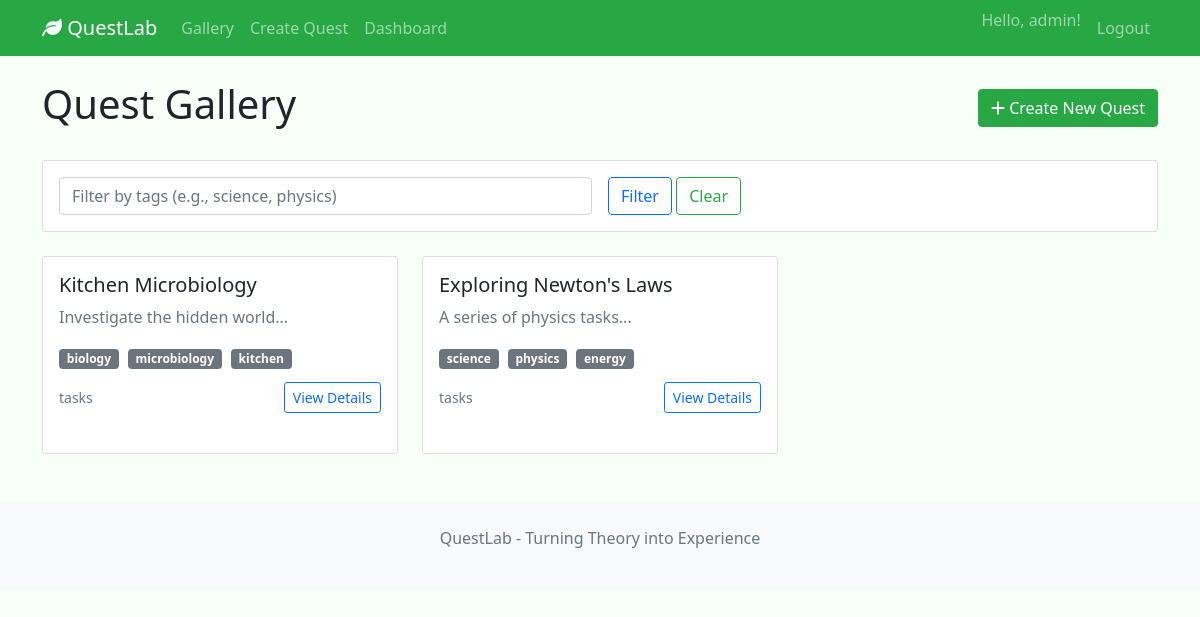
The page / (signed in) on the database its author committed.
### app/models/user.py (models this page shows, shortened)
class User(db.Model, UserMixin):
    __tablename__ = 'users'
    id = db.Column(db.Integer, primary_key=True)
    username = db.Column(db.String(80), unique=True, nullable=False)
    email = db.Column(db.String(120), unique=True, nullable=False)
    password_hash = db.Column(db.String(128), nullable=False)
    role = db.Column(db.String(20), nullable=False, default='learner')
    submissions = db.relationship('Submission', backref='user', lazy=True)

### app/models/quest.py (models this page shows, shortened)
class Quest(db.Model):
    __tablename__ = 'quests'
    id = db.Column(db.String(36), primary_key=True, default=generate_uuid)
    title = db.Column(db.String(200), nullable=False)
    description = db.Column(db.Text)
    tags = db.Column(db.Text)
    created_at = db.Column(db.DateTime, default=datetime.utcnow)
    published = db.Column(db.Boolean, default=False)
    tasks = db.relationship('Task', backref='quest', lazy='dynamic',
                          cascade='all, delete-orphan', order_by='Task.task_order')
    def _tags_to_list(self):
        import json
        if not self.tags:
            return []
        try:
            return json.loads(self.tags)
        except Exception:
            return [t.strip() for t in str(self.tags).split(',') if t.strip()]
    @property
    def tags_list(self):
        return self._tags_to_list()

### app/routes/quest_routes.py (the view)
@quest_bp.route('/')
def gallery():
    tags_filter = sanitize_input(request.args.get('tags', ''))
    filters = {'tags': tags_filter} if tags_filter else None
    quests = QuestService.get_published_quests(filters)
    return render_template('gallery.html', quests=quests)

### app/services/quest_service.py (called while the page is built, shortened)
    @staticmethod
    def get_published_quests(filters=None):
        query = Quest.query.filter_by(published=True)
        quests = query.order_by(Quest.created_at.desc()).all()
        return quests

### app/utils/security.py (called while the page is built)
def sanitize_input(text, max_length: int = 5000):
    if text is None:
        return ''
    text = re.sub(r'[<>]', '', str(text))
    cleaned = text.strip()
    if max_length and max_length > 0:
        return cleaned[:max_length]
    return cleaned

### app/templates/gallery.html (shortened to what this page needs)
{% extends "base.html" %} {% block content %}
<div class="row">
  <div class="col-12">
    <div class="d-flex justify-content-between align-items-center mb-4">
      <h1>Quest Gallery</h1>
      <a href="{{ url_for('quest.create_quest') }}" class="btn btn-primary">
        <i class="fas fa-plus"></i> Create New Quest
      </a>
    </div>
    <div class="card mb-4">
      <div class="card-body">
        <form method="get" class="row g-3">
          <div class="col-md-6">
            <input
              type="text"
              name="tags"
              class="form-control"
              placeholder="Filter by tags (e.g., science, physics)"
              value="{{ request.args.get('tags', '') }}"
            />
          </div>
          <div class="col-md-6">
            <button type="submit" class="btn btn-outline-primary">
              Filter
            </button>
            <a
              href="{{ url_for('quest.gallery') }}"
              class="btn btn-outline-secondary"
              >Clear</a
            >
          </div>
        </form>
      </div>
    </div>
    {% if quests %}
    <div class="row">
      {% for quest in quests %}
      <div class="col-md-6 col-lg-4">
        <div class="card quest-card h-100">
          <div class="card-body">
            <h5 class="card-title">{{ quest.title }}</h5>
            <p class="card-text text-muted">
              {{ quest.description[:100] }}
            </p>
            {% set tag_list = quest.tags_list if quest.tags_list is not none else [] %}
            {% if tag_list %}
            <div class="mb-2">
              {% for tag in tag_list %}
              <span class="badge bg-secondary tag-badge">{{ tag }}</span>
              {% endfor %}
            </div>
            {% endif %}
            <div class="d-flex justify-content-between align-items-center">
              <small class="text-muted">{{ quest.task_count }} tasks</small>
              <a
                href="{{ url_for('quest.quest_detail', quest_id=quest.id) }}"
                class="btn btn-sm btn-outline-primary"
                >View Details</a
              >
            </div>
          </div>
        </div>
      </div>
      {% endfor %}
    </div>
    {% endif %}
  </div>
</div>
{% endblock %}

### app/templates/base.html (shortened to what this page needs)
<!DOCTYPE html>
<html lang="en">
  <head>
    <link
      href="https://cdn.jsdelivr.net/npm/bootstrap@5.1.3/dist/css/bootstrap.min.css"
      rel="stylesheet"
    />
    <link
      href="https://cdnjs.cloudflare.com/ajax/libs/font-awesome/6.0.0/css/all.min.css"
      rel="stylesheet"
    />
  </head>
  <body>
    <nav class="navbar navbar-expand-lg navbar-dark bg-success">
      <div class="container">
        <a class="navbar-brand" href="{{ url_for('quest.gallery') }}">
          <i class="fas fa-leaf"></i> QuestLab
        </a>
        <div class="collapse navbar-collapse" id="navbarNav">
          <ul class="navbar-nav me-auto mb-2 mb-lg-0">
            <li class="nav-item">
              <a class="nav-link" href="{{ url_for('quest.gallery') }}"
                >Gallery</a
              >
            </li>
            {% if current_user.is_authenticated and current_user.role in
            ['educator', 'both'] %}
            <li class="nav-item">
              <a class="nav-link" href="{{ url_for('quest.create_quest') }}"
                >Create Quest</a
              >
            </li>
            {% endif %} {% if current_user.is_authenticated %}
            <li class="nav-item">
              <a class="nav-link" href="{{ url_for('submission.dashboard') }}"
                >Dashboard</a
              >
            </li>
            {% endif %}
          </ul>
          <ul class="navbar-nav">
            {% if current_user.is_authenticated %}
            <li class="nav-item">
              <span class="navbar-text me-2"
                >Hello, {{ current_user.username }}!</span
              >
            </li>
            <li class="nav-item">
              <a class="nav-link" href="{{ url_for('auth.logout') }}">Logout</a>
            </li>
            {% endif %}
          </ul>
        </div>
      </div>
    </nav>
    <main class="container mt-4">
       {% block content %}{% endblock %}
    </main>
    <footer class="bg-light mt-5 py-4">
      <div class="container text-center">
        <p class="text-muted">QuestLab - Turning Theory into Experience</p>
      </div>
    </footer>
  </body>
</html>

### app/templates/base.html (style rules this page uses)
:root { --bs-primary: #28a745; --bs-secondary: #198754; }
body { background-color: #f8fff8; }
.navbar { background-color: var(--bs-primary) !important; }
.btn-primary { background-color: var(--bs-primary) !important; border-color: var(--bs-primary) !important; }
.btn-outline-secondary { color: var(--bs-primary); border-color: var(--bs-primary); }
.quest-card { transition: transform 0.2s; margin-bottom: 1.5rem; }
.tag-badge { margin-right: 0.3rem; margin-bottom: 0.3rem; }

### rows shown on the page
User: username "admin"
Quest: title "Kitchen Microbiology", description "Investigate the hidden world...", tag_list "biology" "microbiology" "kitchen"
Quest: title "Exploring Newton's Laws", description "A series of physics tasks...", tag_list "science" "physics" "energy"
